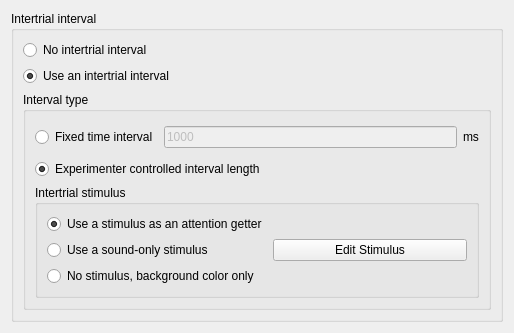
<?xml version="1.0" encoding="UTF-8"?>
<ui version="4.0">
 <class>HIntertrialIntervalSettingsForm</class>
 <widget class="QWidget" name="HIntertrialIntervalSettingsForm">
  <property name="geometry">
   <rect>
    <x>0</x>
    <y>0</y>
    <width>514</width>
    <height>333</height>
   </rect>
  </property>
  <property name="windowTitle">
   <string>Form</string>
  </property>
  <layout class="QVBoxLayout" name="verticalLayout_4">
   <item>
    <widget class="QGroupBox" name="groupBox">
     <property name="title">
      <string>Intertrial interval</string>
     </property>
     <layout class="QVBoxLayout" name="verticalLayout_3">
      <item>
       <widget class="QRadioButton" name="rbNoIntertrialInterval">
        <property name="text">
         <string>No intertrial interval</string>
        </property>
        <attribute name="buttonGroup">
         <string notr="true">buttonGroup</string>
        </attribute>
       </widget>
      </item>
      <item>
       <widget class="QRadioButton" name="rbUseIntertrialInterval">
        <property name="toolTip">
         <string>Insert a gap, with optional stimulus, between consecutive trials.</string>
        </property>
        <property name="text">
         <string>Use an intertrial interval</string>
        </property>
        <property name="checked">
         <bool>true</bool>
        </property>
        <attribute name="buttonGroup">
         <string notr="true">buttonGroup</string>
        </attribute>
       </widget>
      </item>
      <item>
       <widget class="QGroupBox" name="gbIntervalType">
        <property name="title">
         <string>Interval type</string>
        </property>
        <layout class="QVBoxLayout" name="verticalLayout_2">
         <item>
          <layout class="QHBoxLayout" name="horizontalLayout">
           <item>
            <widget class="QRadioButton" name="rbFixedTimeInterval">
             <property name="text">
              <string>Fixed time interval</string>
             </property>
            </widget>
           </item>
           <item>
            <widget class="QLineEdit" name="leFixedTimeMS">
             <property name="enabled">
              <bool>false</bool>
             </property>
             <property name="text">
              <string>1000</string>
             </property>
            </widget>
           </item>
           <item>
            <widget class="QLabel" name="label">
             <property name="text">
              <string>ms</string>
             </property>
            </widget>
           </item>
          </layout>
         </item>
         <item>
          <widget class="QRadioButton" name="rbExperimenterControlled">
           <property name="text">
            <string>Experimenter controlled interval length</string>
           </property>
           <property name="checked">
            <bool>true</bool>
           </property>
          </widget>
         </item>
         <item>
          <widget class="QGroupBox" name="gbStimulus">
           <property name="title">
            <string>Intertrial stimulus</string>
           </property>
           <layout class="QHBoxLayout" name="horizontalLayout_2">
            <item>
             <layout class="QVBoxLayout" name="verticalLayout">
              <item>
               <widget class="QRadioButton" name="rbStimulus">
                <property name="toolTip">
                 <string>No gap between trials.</string>
                </property>
                <property name="text">
                 <string>Use a stimulus as an attention getter</string>
                </property>
                <property name="checked">
                 <bool>true</bool>
                </property>
               </widget>
              </item>
              <item>
               <widget class="QRadioButton" name="rbSound">
                <property name="text">
                 <string>Use a sound-only stimulus</string>
                </property>
               </widget>
              </item>
              <item>
               <widget class="QRadioButton" name="rbBackground">
                <property name="text">
                 <string>No stimulus, background color only</string>
                </property>
               </widget>
              </item>
             </layout>
            </item>
            <item>
             <widget class="QPushButton" name="pbEditStimulus">
              <property name="text">
               <string>Edit Stimulus</string>
              </property>
             </widget>
            </item>
           </layout>
          </widget>
         </item>
        </layout>
       </widget>
      </item>
     </layout>
     <zorder>gbIntervalType</zorder>
     <zorder>rbUseIntertrialInterval</zorder>
     <zorder>rbNoIntertrialInterval</zorder>
    </widget>
   </item>
  </layout>
 </widget>
 <resources/>
 <connections>
  <connection>
   <sender>rbUseIntertrialInterval</sender>
   <signal>toggled(bool)</signal>
   <receiver>gbIntervalType</receiver>
   <slot>setEnabled(bool)</slot>
   <hints>
    <hint type="sourcelabel">
     <x>255</x>
     <y>40</y>
    </hint>
    <hint type="destinationlabel">
     <x>197</x>
     <y>178</y>
    </hint>
   </hints>
  </connection>
  <connection>
   <sender>rbExperimenterControlled</sender>
   <signal>toggled(bool)</signal>
   <receiver>gbStimulus</receiver>
   <slot>setEnabled(bool)</slot>
   <hints>
    <hint type="sourcelabel">
     <x>196</x>
     <y>136</y>
    </hint>
    <hint type="destinationlabel">
     <x>197</x>
     <y>204</y>
    </hint>
   </hints>
  </connection>
  <connection>
   <sender>rbFixedTimeInterval</sender>
   <signal>toggled(bool)</signal>
   <receiver>leFixedTimeMS</receiver>
   <slot>setEnabled(bool)</slot>
   <hints>
    <hint type="sourcelabel">
     <x>127</x>
     <y>122</y>
    </hint>
    <hint type="destinationlabel">
     <x>268</x>
     <y>122</y>
    </hint>
   </hints>
  </connection>
  <connection>
   <sender>rbStimulus</sender>
   <signal>toggled(bool)</signal>
   <receiver>pbEditStimulus</receiver>
   <slot>setEnabled(bool)</slot>
   <hints>
    <hint type="sourcelabel">
     <x>180</x>
     <y>227</y>
    </hint>
    <hint type="destinationlabel">
     <x>388</x>
     <y>248</y>
    </hint>
   </hints>
  </connection>
  <connection>
   <sender>rbSound</sender>
   <signal>toggled(bool)</signal>
   <receiver>pbEditStimulus</receiver>
   <slot>setEnabled(bool)</slot>
   <hints>
    <hint type="sourcelabel">
     <x>180</x>
     <y>246</y>
    </hint>
    <hint type="destinationlabel">
     <x>388</x>
     <y>248</y>
    </hint>
   </hints>
  </connection>
  <connection>
   <sender>rbBackground</sender>
   <signal>toggled(bool)</signal>
   <receiver>pbEditStimulus</receiver>
   <slot>setDisabled(bool)</slot>
   <hints>
    <hint type="sourcelabel">
     <x>180</x>
     <y>265</y>
    </hint>
    <hint type="destinationlabel">
     <x>388</x>
     <y>248</y>
    </hint>
   </hints>
  </connection>
 </connections>
 <buttongroups>
  <buttongroup name="buttonGroup"/>
 </buttongroups>
</ui>
